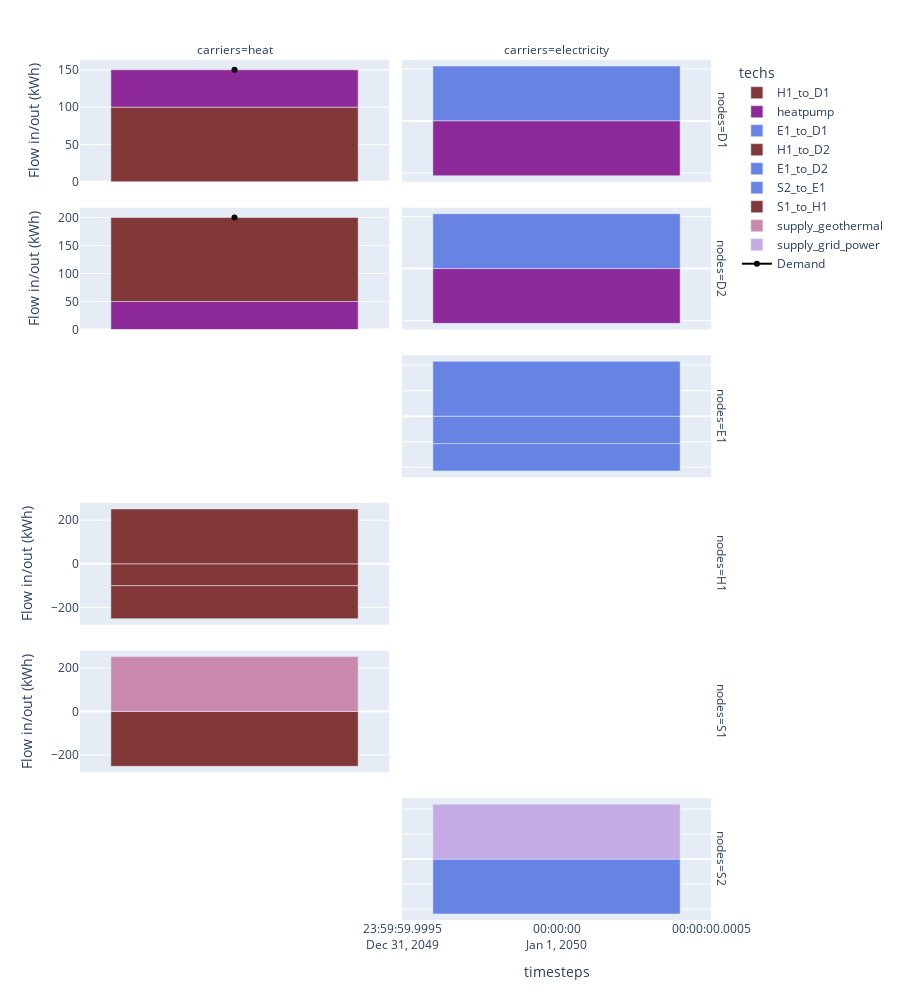

Notebook code cell kept with this figure:
### Code cell
carriers = ["heat", "electricity"]
df_flows = (
    (model.results.flow_out.fillna(0) - model.results.flow_in.fillna(0))
    .sel(carriers=carriers)
    .to_series()
    .where(lambda x: x != 0)
    .dropna()
    .to_frame("Flow in/out (kWh)")
    .reset_index()
)
df_demand = df_flows[df_flows.techs.str.contains("demand")]
df_flows_other = df_flows[~df_flows.techs.str.contains("demand")]

print(df_flows.head())

node_order = df_flows_other.nodes.unique()

fig = px.bar(
    df_flows_other,
    x="timesteps",
    y="Flow in/out (kWh)",
    facet_row="nodes",
    facet_col="carriers",
    color="techs",
    category_orders={"nodes": node_order, "carriers": carriers},
    height=1000,
    color_discrete_map=colors,
)

showlegend = True
# we reverse the node order (`[::-1]`) because the rows are numbered from bottom to top.
for row, node in enumerate(node_order[::-1]):
    for col, carrier in enumerate(carriers):
        demand_ = df_demand.loc[
            (df_demand.nodes == node) & (df_demand.techs == f"demand_{carrier}"),
            "Flow in/out (kWh)",
        ]
        if not demand_.empty:
            fig.add_scatter(
                x=model.results.timesteps.values,
                y=-1 * demand_,
                row=row + 1,
                col=col + 1,
                marker_color="black",
                name="Demand",
                legendgroup="demand",
                showlegend=showlegend,
            )
            showlegend = False
fig.update_yaxes(matches=None)
fig.show()

### Figure 1 — Plotly figure (JSON) as saved in the notebook; plotly's stock layout.template omitted (floating-point values rounded to 4 significant figures)
{"data": [{"hovertemplate": "techs=H1_to_D1<br>nodes=D1<br>carriers=heat<br>timesteps=%{x}<br>Flow in/out (kWh)=%{y}<extra></extra>", "legendgroup": "H1_to_D1", "marker": {"color": "#823739", "pattern": {"shape": ""}}, "name": "H1_to_D1", "orientation": "v", "showlegend": true, "textposition": "auto", "type": "bar", "x": ["2050-01-01T00:00:00.000000000"], "xaxis": "x11", "y": [100.0], "yaxis": "y11"}, {"hovertemplate": "techs=heatpump<br>nodes=D1<br>carriers=heat<br>timesteps=%{x}<br>Flow in/out (kWh)=%{y}<extra></extra>", "legendgroup": "heatpump", "marker": {"color": "#8E2999", "pattern": {"shape": ""}}, "name": "heatpump", "orientation": "v", "showlegend": true, "textposition": "auto", "type": "bar", "x": ["2050-01-01T00:00:00.000000000"], "xaxis": "x11", "y": [50.0], "yaxis": "y11"}, {"hovertemplate": "techs=E1_to_D1<br>nodes=D1<br>carriers=electricity<br>timesteps=%{x}<br>Flow in/out (kWh)=%{y}<extra></extra>", "legendgroup": "E1_to_D1", "marker": {"color": "#6783E3", "pattern": {"shape": ""}}, "name": "E1_to_D1", "orientation": "v", "showlegend": true, "textposition": "auto", "type": "bar", "x": ["2050-01-01T00:00:00.000000000"], "xaxis": "x12", "y": [52.63], "yaxis": "y12"}, {"hovertemplate": "techs=heatpump<br>nodes=D1<br>carriers=electricity<br>timesteps=%{x}<br>Flow in/out (kWh)=%{y}<extra></extra>", "legendgroup": "heatpump", "marker": {"color": "#8E2999", "pattern": {"shape": ""}}, "name": "heatpump", "orientation": "v", "showlegend": false, "textposition": "auto", "type": "bar", "x": ["2050-01-01T00:00:00.000000000"], "xaxis": "x12", "y": [-52.63], "yaxis": "y12"}, {"hovertemplate": "techs=heatpump<br>nodes=D2<br>carriers=heat<br>timesteps=%{x}<br>Flow in/out (kWh)=%{y}<extra></extra>", "legendgroup": "heatpump", "marker": {"color": "#8E2999", "pattern": {"shape": ""}}, "name": "heatpump", "orientation": "v", "showlegend": false, "textposition": "auto", "type": "bar", "x": ["2050-01-01T00:00:00.000000000"], "xaxis": "x9", "y": [50.0], "yaxis": "y9"}, {"hovertemplate": "techs=H1_to_D2<br>nodes=D2<br>carriers=heat<br>timesteps=%{x}<br>Flow in/out (kWh)=%{y}<extra></extra>", "legendgroup": "H1_to_D2", "marker": {"color": "#823739", "pattern": {"shape": ""}}, "name": "H1_to_D2", "orientation": "v", "showlegend": true, "textposition": "auto", "type": "bar", "x": ["2050-01-01T00:00:00.000000000"], "xaxis": "x9", "y": [150.0], "yaxis": "y9"}, {"hovertemplate": "techs=heatpump<br>nodes=D2<br>carriers=electricity<br>timesteps=%{x}<br>Flow in/out (kWh)=%{y}<extra></extra>", "legendgroup": "heatpump", "marker": {"color": "#8E2999", "pattern": {"shape": ""}}, "name": "heatpump", "orientation": "v", "showlegend": false, "textposition": "auto", "type": "bar", "x": ["2050-01-01T00:00:00.000000000"], "xaxis": "x10", "y": [-52.63], "yaxis": "y10"}, {"hovertemplate": "techs=E1_to_D2<br>nodes=D2<br>carriers=electricity<br>timesteps=%{x}<br>Flow in/out (kWh)=%{y}<extra></extra>", "legendgroup": "E1_to_D2", "marker": {"color": "#6783E3", "pattern": {"shape": ""}}, "name": "E1_to_D2", "orientation": "v", "showlegend": true, "textposition": "auto", "type": "bar", "x": ["2050-01-01T00:00:00.000000000"], "xaxis": "x10", "y": [52.63], "yaxis": "y10"}, {"hovertemplate": "techs=E1_to_D1<br>nodes=E1<br>carriers=electricity<br>timesteps=%{x}<br>Flow in/out (kWh)=%{y}<extra></extra>", "legendgroup": "E1_to_D1", "marker": {"color": "#6783E3", "pattern": {"shape": ""}}, "name": "E1_to_D1", "orientation": "v", "showlegend": false, "textposition": "auto", "type": "bar", "x": ["2050-01-01T00:00:00.000000000"], "xaxis": "x8", "y": [-53.71], "yaxis": "y8"}, {"hovertemplate": "techs=E1_to_D2<br>nodes=E1<br>carriers=electricity<br>timesteps=%{x}<br>Flow in/out (kWh)=%{y}<extra></extra>", "legendgroup": "E1_to_D2", "marker": {"color": "#6783E3", "pattern": {"shape": ""}}, "name": "E1_to_D2", "orientation": "v", "showlegend": false, "textposition": "auto", "type": "bar", "x": ["2050-01-01T00:00:00.000000000"], "xaxis": "x8", "y": [-53.71], "yaxis": "y8"}, {"hovertemplate": "techs=S2_to_E1<br>nodes=E1<br>carriers=electricity<br>timesteps=%{x}<br>Flow in/out (kWh)=%{y}<extra></extra>", "legendgroup": "S2_to_E1", "marker": {"color": "#6783E3", "pattern": {"shape": ""}}, "name": "S2_to_E1", "orientation": "v", "showlegend": true, "textposition": "auto", "type": "bar", "x": ["2050-01-01T00:00:00.000000000"], "xaxis": "x8", "y": [107.4], "yaxis": "y8"}, {"hovertemplate": "techs=H1_to_D1<br>nodes=H1<br>carriers=heat<br>timesteps=%{x}<br>Flow in/out (kWh)=%{y}<extra></extra>", "legendgroup": "H1_to_D1", "marker": {"color": "#823739", "pattern": {"shape": ""}}, "name": "H1_to_D1", "orientation": "v", "showlegend": false, "textposition": "auto", "type": "bar", "x": ["2050-01-01T00:00:00.000000000"], "xaxis": "x5", "y": [-100.4], "yaxis": "y5"}, {"hovertemplate": "techs=H1_to_D2<br>nodes=H1<br>carriers=heat<br>timesteps=%{x}<br>Flow in/out (kWh)=%{y}<extra></extra>", "legendgroup": "H1_to_D2", "marker": {"color": "#823739", "pattern": {"shape": ""}}, "name": "H1_to_D2", "orientation": "v", "showlegend": false, "textposition": "auto", "type": "bar", "x": ["2050-01-01T00:00:00.000000000"], "xaxis": "x5", "y": [-150.9], "yaxis": "y5"}, {"hovertemplate": "techs=S1_to_H1<br>nodes=H1<br>carriers=heat<br>timesteps=%{x}<br>Flow in/out (kWh)=%{y}<extra></extra>", "legendgroup": "S1_to_H1", "marker": {"color": "#823739", "pattern": {"shape": ""}}, "name": "S1_to_H1", "orientation": "v", "showlegend": true, "textposition": "auto", "type": "bar", "x": ["2050-01-01T00:00:00.000000000"], "xaxis": "x5", "y": [251.4], "yaxis": "y5"}, {"hovertemplate": "techs=S1_to_H1<br>nodes=S1<br>carriers=heat<br>timesteps=%{x}<br>Flow in/out (kWh)=%{y}<extra></extra>", "legendgroup": "S1_to_H1", "marker": {"color": "#823739", "pattern": {"shape": ""}}, "name": "S1_to_H1", "orientation": "v", "showlegend": false, "textposition": "auto", "type": "bar", "x": ["2050-01-01T00:00:00.000000000"], "xaxis": "x3", "y": [-252.8], "yaxis": "y3"}, {"hovertemplate": "techs=supply_geothermal<br>nodes=S1<br>carriers=heat<br>timesteps=%{x}<br>Flow in/out (kWh)=%{y}<extra></extra>", "legendgroup": "supply_geothermal", "marker": {"color": "#C98AAD", "pattern": {"shape": ""}}, "name": "supply_geothermal", "orientation": "v", "showlegend": true, "textposition": "auto", "type": "bar", "x": ["2050-01-01T00:00:00.000000000"], "xaxis": "x3", "y": [252.8], "yaxis": "y3"}, {"hovertemplate": "techs=S2_to_E1<br>nodes=S2<br>carriers=electricity<br>timesteps=%{x}<br>Flow in/out (kWh)=%{y}<extra></extra>", "legendgroup": "S2_to_E1", "marker": {"color": "#6783E3", "pattern": {"shape": ""}}, "name": "S2_to_E1", "orientation": "v", "showlegend": false, "textposition": "auto", "type": "bar", "x": ["2050-01-01T00:00:00.000000000"], "xaxis": "x2", "y": [-109.6], "yaxis": "y2"}, {"hovertemplate": "techs=supply_grid_power<br>nodes=S2<br>carriers=electricity<br>timesteps=%{x}<br>Flow in/out (kWh)=%{y}<extra></extra>", "legendgroup": "supply_grid_power", "marker": {"color": "#C5ABE3", "pattern": {"shape": ""}}, "name": "supply_grid_power", "orientation": "v", "showlegend": true, "textposition": "auto", "type": "bar", "x": ["2050-01-01T00:00:00.000000000"], "xaxis": "x2", "y": [109.6], "yaxis": "y2"}, {"legendgroup": "demand", "marker": {"color": "black"}, "name": "Demand", "showlegend": true, "type": "scatter", "x": ["2050-01-01T00:00:00.000000000"], "xaxis": "x9", "y": [200.0], "yaxis": "y9"}, {"legendgroup": "demand", "marker": {"color": "black"}, "name": "Demand", "showlegend": false, "type": "scatter", "x": ["2050-01-01T00:00:00.000000000"], "xaxis": "x11", "y": [150.0], "yaxis": "y11"}], "layout": {"annotations": [{"font": {}, "showarrow": false, "text": "carriers=heat", "x": 0.24, "xanchor": "center", "xref": "paper", "y": 1, "yanchor": "bottom", "yref": "paper"}, {"font": {}, "showarrow": false, "text": "carriers=electricity", "x": 0.74, "xanchor": "center", "xref": "paper", "y": 1, "yanchor": "bottom", "yref": "paper"}, {"font": {}, "showarrow": false, "text": "nodes=S2", "textangle": 90, "x": 0.98, "xanchor": "left", "xref": "paper", "y": 0.07083, "yanchor": "middle", "yref": "paper"}, {"font": {}, "showarrow": false, "text": "nodes=S1", "textangle": 90, "x": 0.98, "xanchor": "left", "xref": "paper", "y": 0.2425, "yanchor": "middle", "yref": "paper"}, {"font": {}, "showarrow": false, "text": "nodes=H1", "textangle": 90, "x": 0.98, "xanchor": "left", "xref": "paper", "y": 0.4142, "yanchor": "middle", "yref": "paper"}, {"font": {}, "showarrow": false, "text": "nodes=E1", "textangle": 90, "x": 0.98, "xanchor": "left", "xref": "paper", "y": 0.5858, "yanchor": "middle", "yref": "paper"}, {"font": {}, "showarrow": false, "text": "nodes=D2", "textangle": 90, "x": 0.98, "xanchor": "left", "xref": "paper", "y": 0.7575, "yanchor": "middle", "yref": "paper"}, {"font": {}, "showarrow": false, "text": "nodes=D1", "textangle": 90, "x": 0.98, "xanchor": "left", "xref": "paper", "y": 0.9292, "yanchor": "middle", "yref": "paper"}], "barmode": "relative", "height": 1000, "legend": {"title": {"text": "techs"}, "tracegroupgap": 0}, "margin": {"t": 60}, "xaxis": {"anchor": "y", "domain": [0, 0.48], "title": {"text": "timesteps"}}, "xaxis10": {"anchor": "y10", "domain": [0.5, 0.98], "matches": "x", "showticklabels": false}, "xaxis11": {"anchor": "y11", "domain": [0, 0.48], "matches": "x", "showticklabels": false}, "xaxis12": {"anchor": "y12", "domain": [0.5, 0.98], "matches": "x", "showticklabels": false}, "xaxis2": {"anchor": "y2", "domain": [0.5, 0.98], "matches": "x", "title": {"text": "timesteps"}}, "xaxis3": {"anchor": "y3", "domain": [0, 0.48], "matches": "x", "showticklabels": false}, "xaxis4": {"anchor": "y4", "domain": [0.5, 0.98], "matches": "x", "showticklabels": false}, "xaxis5": {"anchor": "y5", "domain": [0, 0.48], "matches": "x", "showticklabels": false}, "xaxis6": {"anchor": "y6", "domain": [0.5, 0.98], "matches": "x", "showticklabels": false}, "xaxis7": {"anchor": "y7", "domain": [0, 0.48], "matches": "x", "showticklabels": false}, "xaxis8": {"anchor": "y8", "domain": [0.5, 0.98], "matches": "x", "showticklabels": false}, "xaxis9": {"anchor": "y9", "domain": [0, 0.48], "matches": "x", "showticklabels": false}, "yaxis": {"anchor": "x", "domain": [0, 0.1417], "title": {"text": "Flow in/out (kWh)"}}, "yaxis10": {"anchor": "x10", "domain": [0.6867, 0.8283], "showticklabels": false}, "yaxis11": {"anchor": "x11", "domain": [0.8583, 1], "title": {"text": "Flow in/out (kWh)"}}, "yaxis12": {"anchor": "x12", "domain": [0.8583, 1], "showticklabels": false}, "yaxis2": {"anchor": "x2", "domain": [0, 0.1417], "showticklabels": false}, "yaxis3": {"anchor": "x3", "domain": [0.1717, 0.3133], "title": {"text": "Flow in/out (kWh)"}}, "yaxis4": {"anchor": "x4", "domain": [0.1717, 0.3133], "showticklabels": false}, "yaxis5": {"anchor": "x5", "domain": [0.3433, 0.485], "title": {"text": "Flow in/out (kWh)"}}, "yaxis6": {"anchor": "x6", "domain": [0.3433, 0.485], "showticklabels": false}, "yaxis7": {"anchor": "x7", "domain": [0.515, 0.6567], "title": {"text": "Flow in/out (kWh)"}}, "yaxis8": {"anchor": "x8", "domain": [0.515, 0.6567], "showticklabels": false}, "yaxis9": {"anchor": "x9", "domain": [0.6867, 0.8283], "title": {"text": "Flow in/out (kWh)"}}}}
